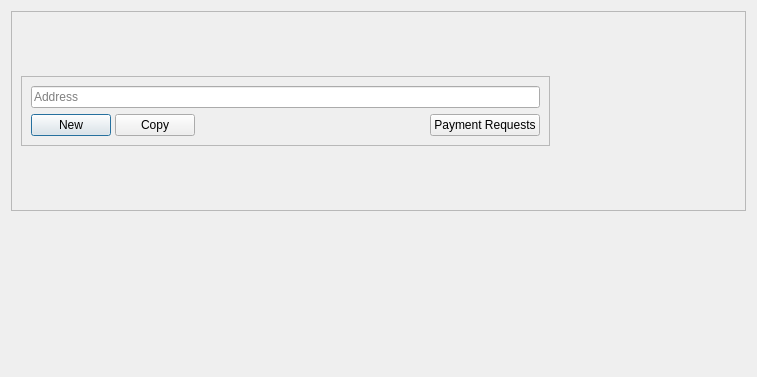
<?xml version="1.0" encoding="UTF-8"?>
<ui version="4.0">
 <class>ReceiveCoinsDialog</class>
 <widget class="QWidget" name="ReceiveCoinsDialog">
  <property name="geometry">
   <rect>
    <x>0</x>
    <y>0</y>
    <width>757</width>
    <height>377</height>
   </rect>
  </property>
  <layout class="QVBoxLayout" name="verticalLayout" stretch="0,0">
   <item>
    <widget class="QFrame" name="frame_2">
     <property name="frameShape">
      <enum>QFrame::StyledPanel</enum>
     </property>
     <property name="frameShadow">
      <enum>QFrame::Raised</enum>
     </property>
     <layout class="QHBoxLayout" name="horizontalLayout_3">
      <item>
       <widget class="QFrame" name="frame_6">
        <property name="sizePolicy">
         <sizepolicy hsizetype="Preferred" vsizetype="Maximum">
          <horstretch>0</horstretch>
          <verstretch>0</verstretch>
         </sizepolicy>
        </property>
        <property name="frameShape">
         <enum>QFrame::StyledPanel</enum>
        </property>
        <property name="frameShadow">
         <enum>QFrame::Raised</enum>
        </property>
        <layout class="QVBoxLayout" name="verticalLayout_2">
         <item>
          <widget class="QLineEdit" name="lineEditAddress">
           <property name="sizePolicy">
            <sizepolicy hsizetype="Expanding" vsizetype="Fixed">
             <horstretch>0</horstretch>
             <verstretch>0</verstretch>
            </sizepolicy>
           </property>
           <property name="placeholderText">
            <string>Address</string>
           </property>
          </widget>
         </item>
         <item>
          <widget class="QFrame" name="frame_3">
           <property name="frameShape">
            <enum>QFrame::NoFrame</enum>
           </property>
           <property name="frameShadow">
            <enum>QFrame::Raised</enum>
           </property>
           <property name="lineWidth">
            <number>0</number>
           </property>
           <layout class="QHBoxLayout" name="horizontalLayout_2">
            <property name="spacing">
             <number>4</number>
            </property>
            <property name="leftMargin">
             <number>0</number>
            </property>
            <property name="topMargin">
             <number>0</number>
            </property>
            <property name="rightMargin">
             <number>0</number>
            </property>
            <property name="bottomMargin">
             <number>0</number>
            </property>
            <item>
             <widget class="QPushButton" name="pushButtonNew">
              <property name="sizePolicy">
               <sizepolicy hsizetype="Maximum" vsizetype="Fixed">
                <horstretch>0</horstretch>
                <verstretch>0</verstretch>
               </sizepolicy>
              </property>
              <property name="text">
               <string>New</string>
              </property>
              <property name="icon">
               <iconset resource="../drivechain.qrc">
                <normaloff>:/movies/spinner-035</normaloff>:/movies/spinner-035</iconset>
              </property>
              <property name="autoExclusive">
               <bool>true</bool>
              </property>
              <property name="autoDefault">
               <bool>true</bool>
              </property>
              <property name="default">
               <bool>true</bool>
              </property>
             </widget>
            </item>
            <item>
             <widget class="QPushButton" name="pushButtonCopy">
              <property name="sizePolicy">
               <sizepolicy hsizetype="Maximum" vsizetype="Fixed">
                <horstretch>0</horstretch>
                <verstretch>0</verstretch>
               </sizepolicy>
              </property>
              <property name="text">
               <string>Copy</string>
              </property>
              <property name="icon">
               <iconset resource="../drivechain.qrc">
                <normaloff>:/icons/editcopy</normaloff>:/icons/editcopy</iconset>
              </property>
              <property name="autoExclusive">
               <bool>true</bool>
              </property>
             </widget>
            </item>
            <item>
             <spacer name="horizontalSpacer_2">
              <property name="orientation">
               <enum>Qt::Horizontal</enum>
              </property>
              <property name="sizeHint" stdset="0">
               <size>
                <width>203</width>
                <height>20</height>
               </size>
              </property>
             </spacer>
            </item>
            <item>
             <widget class="QPushButton" name="pushButtonPaymentRequest">
              <property name="sizePolicy">
               <sizepolicy hsizetype="Maximum" vsizetype="Fixed">
                <horstretch>0</horstretch>
                <verstretch>0</verstretch>
               </sizepolicy>
              </property>
              <property name="text">
               <string>Payment Requests</string>
              </property>
              <property name="icon">
               <iconset resource="../drivechain.qrc">
                <normaloff>:/icons/receiving_addresses</normaloff>:/icons/receiving_addresses</iconset>
              </property>
              <property name="autoExclusive">
               <bool>true</bool>
              </property>
             </widget>
            </item>
           </layout>
          </widget>
         </item>
        </layout>
       </widget>
      </item>
      <item>
       <widget class="QRImageWidget" name="QRCode">
        <property name="sizePolicy">
         <sizepolicy hsizetype="Minimum" vsizetype="Fixed">
          <horstretch>0</horstretch>
          <verstretch>0</verstretch>
         </sizepolicy>
        </property>
        <property name="minimumSize">
         <size>
          <width>180</width>
          <height>180</height>
         </size>
        </property>
        <property name="maximumSize">
         <size>
          <width>180</width>
          <height>180</height>
         </size>
        </property>
        <property name="toolTip">
         <string>QR Code</string>
        </property>
        <property name="textFormat">
         <enum>Qt::PlainText</enum>
        </property>
        <property name="alignment">
         <set>Qt::AlignCenter</set>
        </property>
        <property name="wordWrap">
         <bool>true</bool>
        </property>
       </widget>
      </item>
     </layout>
    </widget>
   </item>
   <item>
    <spacer name="verticalSpacer_2">
     <property name="orientation">
      <enum>Qt::Vertical</enum>
     </property>
     <property name="sizeHint" stdset="0">
      <size>
       <width>20</width>
       <height>10</height>
      </size>
     </property>
    </spacer>
   </item>
  </layout>
 </widget>
 <customwidgets>
  <customwidget>
   <class>QRImageWidget</class>
   <extends>QLabel</extends>
   <header>qt/receiverequestdialog.h</header>
  </customwidget>
 </customwidgets>
 <resources>
  <include location="../drivechain.qrc"/>
 </resources>
 <connections/>
</ui>
